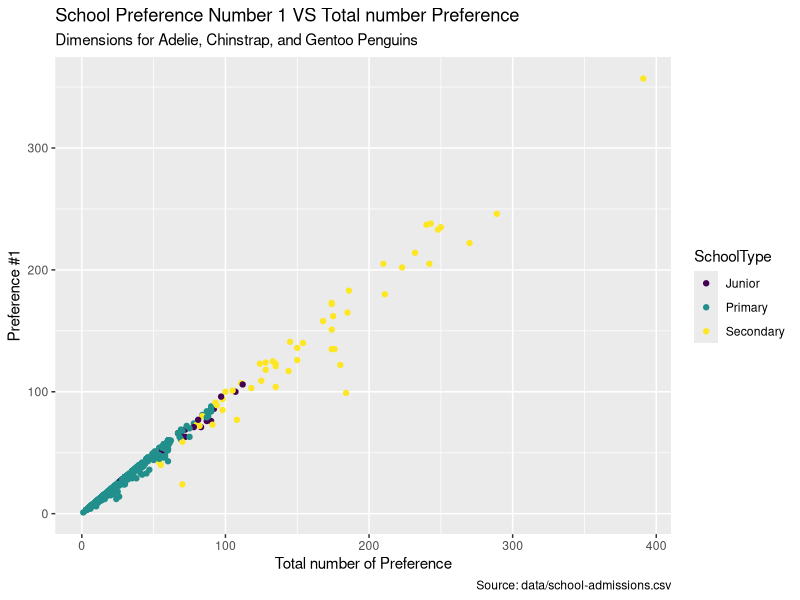
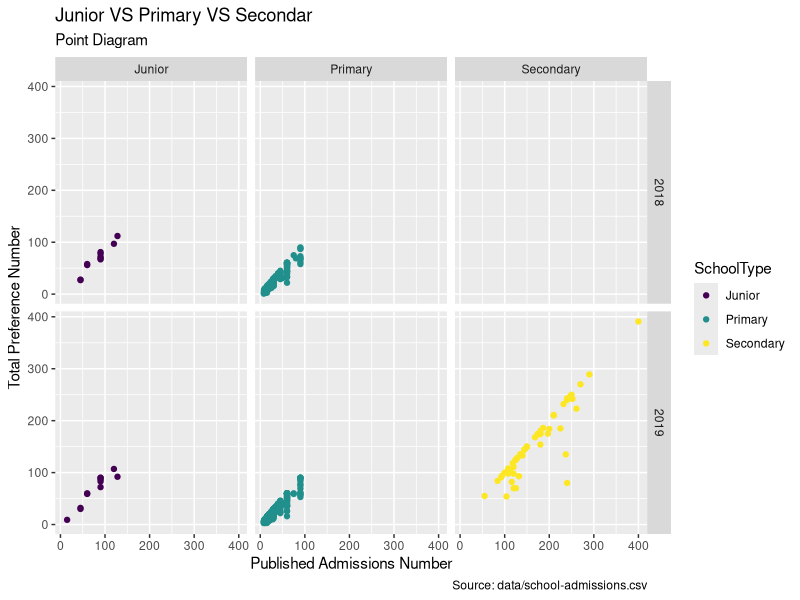
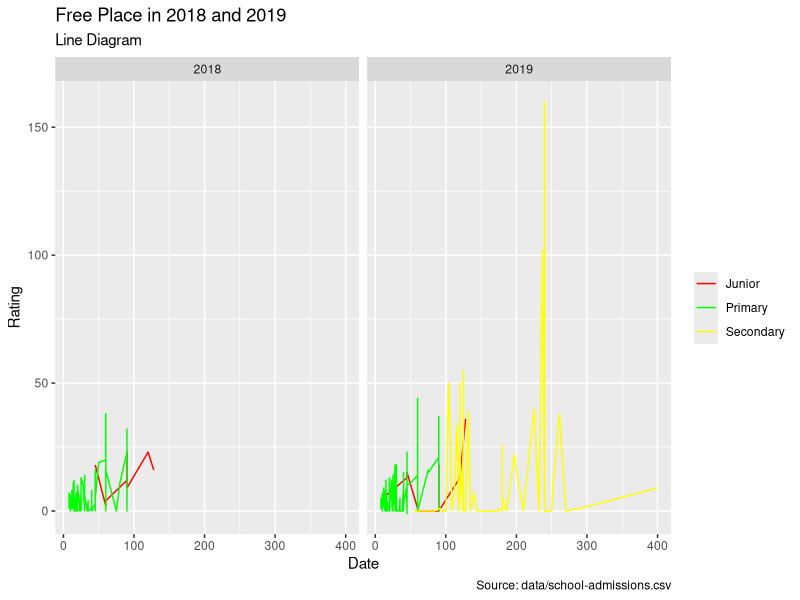

These charts were generated, in order, by the following R code:
## ---- chunk 1
knitr::opts_chunk$set(eval = TRUE)
## ---- chunk 2
library(tidyverse)
## ---- chunk 3
admission <- read_csv("data/school-admissions.csv")
## ---- chunk 4
summary(admission)
## ---- chunk 5
ggplot(data = admission,
       mapping = aes(x = TotalPreferences,
                     y = Preference1,
                     color = SchoolType)) +
  geom_point() + 
  labs(title = "School Preference Number 1 VS Total number Preference",
       subtitle = "Dimensions for Adelie, Chinstrap, and Gentoo Penguins",
       x = "Total number of Preference", 
       y = "Preference #1",
       color = "SchoolType",
       caption = "Source: data/school-admissions.csv") +
  scale_color_viridis_d()
## ---- chunk 6
ggplot(admission, 
  aes(x = PupilAdmissionNumber_PAN,
      y = TotalPreferences, 
      color = SchoolType)) +
  geom_point() +
  labs(title = "Junior VS Primary VS Secondar",
       subtitle = "Point Diagram",
       x = "Published Admissions Number", 
       y = "Total Preference Number",
       color = "SchoolType",
       caption = "Source: data/school-admissions.csv") +
  facet_grid(Year ~ SchoolType) +
  scale_color_viridis_d()
## ---- chunk 7
ggplot(
  admission,
  aes(x = PupilAdmissionNumber_PAN, y = FreePlaces, color = SchoolType, group = SchoolType)
) +
  geom_line() +
  facet_wrap(~Year) + 
  scale_color_manual(values = c("red", "green", "yellow")) +
  labs(
    x = "Date", y = "Rating",
    color = NULL,
    title = "Free Place in 2018 and 2019",
    subtitle = "Line Diagram",
    caption = "Source: data/school-admissions.csv"
  ) 
